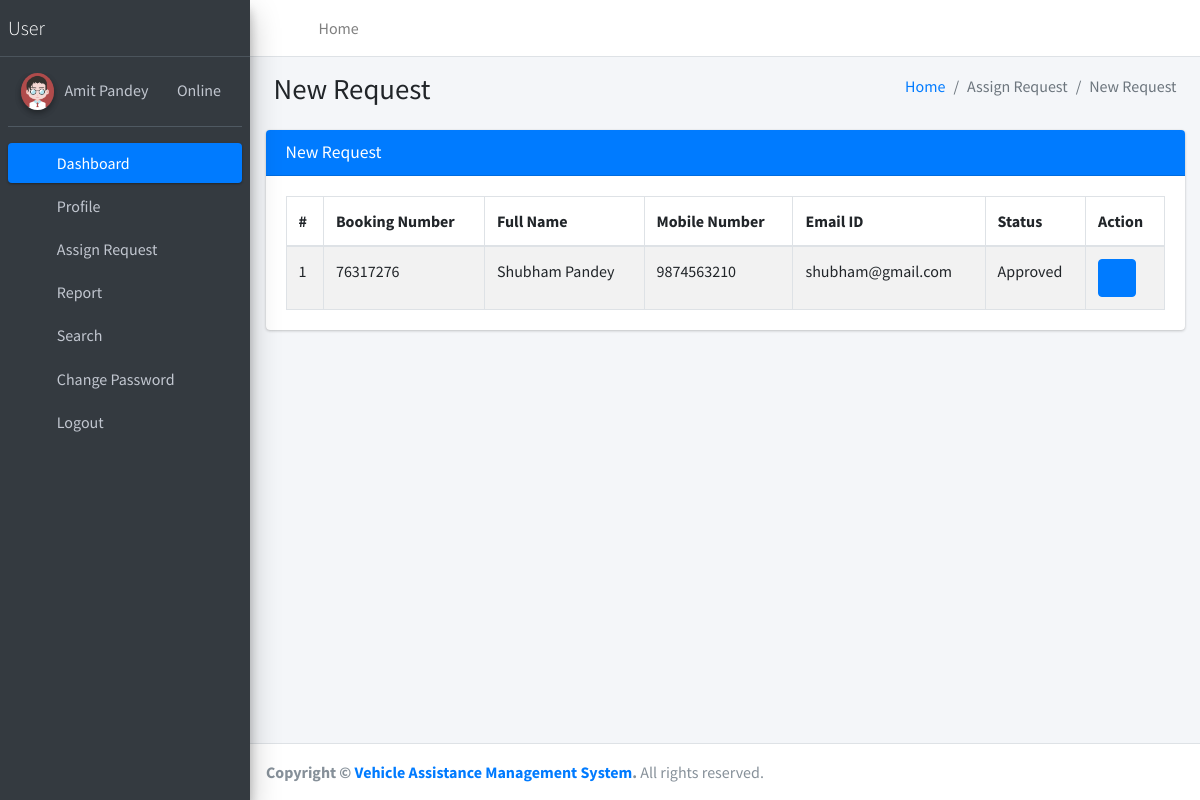
Page /newsRequest (signed in) on the committed database.
### vehicleassist/models.py (models this page shows, shortened)
class Book(models.Model):
    user = models.ForeignKey(User, on_delete=models.CASCADE, null=True)
    BookingNumber = models.CharField(max_length=150, null=True)
    PhoneNumber = models.CharField(max_length=15, null=True)
    PickupLoc = models.CharField(max_length=150, null=True)
    Destination = models.CharField(max_length=200, null=True)
    PickupDate = models.DateField(null=True)
    PickupTime = models.TimeField(null=True)
    DateofRequest = models.DateTimeField(auto_now_add=True)
    Remark = models.CharField(max_length=250, null=True)
    Status = models.CharField(max_length=150, null=True)
    AssignTo = models.ForeignKey(Driver, on_delete=models.CASCADE, null=True)
    UpdationDate = models.DateField(null=True)

### vehicleassist/views.py (the view)
# urls.py: path('newsRequest', newsRequest, name='newsRequest'),
def newsRequest(request):
    if not request.user.is_authenticated:
        return redirect('driverlogin')
    user = request.user
    driver = Driver.objects.get(user=user)
    book = Book.objects.filter(AssignTo=driver, Status='Approved')
    return render(request, 'driver/newsRequest.html', locals())

### vehicleassist/templates/driver/newsRequest.html
{% extends 'driverNavbar.html' %}
{% block main %}
<section class="content">
    <div class="content-header">
        <div class="container-fluid">
            <div class="row mb-2">
                <div class="col-sm-6">
                    <h1 class="m-0">New Request</h1>
                </div>
                <div class="col-sm-6">
                    <ol class="breadcrumb float-sm-right">
                        <li class="breadcrumb-item"><a href="{% url 'ddashboard' %}">Home</a></li>
                        <li class="breadcrumb-item active">Assign Request</li>
                        <li class="breadcrumb-item active">New Request</li>
                    </ol>
                </div>
            </div>
        </div>
    </div>
    <div class="container-fluid">
        <div class="row">
            <div class="col-md-12">
                <div class="card card-primary">
                    <div class="card-header">
                        <h3 class="card-title">New Request</h3>
                    </div>
                    <div class="card-body">
						<table id="example1" class="table table-bordered table-striped">
							<thead>
								<tr>
									<th>#</th>
									<th>Booking Number</th>
                                    <th>Full Name</th>
                                    <th>Mobile Number</th>
                                    <th>Email ID</th>
                                    <th>Status</th>
									<th>Action</th>
								</tr>
							</thead>
							<tbody>
                                {% for i in book %}
								<tr>
									<td>{{forloop.counter}}</td>
									<td>{{i.BookingNumber}}</td>
                                    <td>{{i.user.first_name}} {{i.user.last_name}}</td>
                                    <td>{{i.PhoneNumber}}</td>
                                    <td>{{i.user.username}}</td>
                                    {% if not i.Status %}
                                        <td>Not Update Yet</td>
                                    {% else %}
                                        <td>{{i.Status}}</td>
                                    {% endif %}
									<td>
										<div class="btn-group">
											<a class="btn btn-primary"
												href="{% url 'dviewRequestDetails' i.id %}"><i
												class="fa fa-eye"></i></a>
										</div>
									</td>
								</tr>
								{% endfor %}
							</tbody>
						</table>
					</div>
                </div>
            </div>
        </div>
    </div>
</section>
{% endblock %}

### vehicleassist/templates/driverNavbar.html (shortened to what this page needs)
{% load static %}
<!DOCTYPE html>
<html lang="en">
<head>
<link rel="stylesheet"
	href="{% static 'plugins/fontawesome-free/css/all.min.css' %}">
<link rel="stylesheet"
	href="https://code.ionicframework.com/ionicons/2.0.1/css/ionicons.min.css">
<link rel="stylesheet"
	href="{% static 'plugins/tempusdominus-bootstrap-4/css/tempusdominus-bootstrap-4.min.css' %}">
<link rel="stylesheet"
	href="{% static 'plugins/icheck-bootstrap/icheck-bootstrap.min.css' %}">
<link rel="stylesheet" href="{% static 'plugins/jqvmap/jqvmap.min.css' %}">
<link rel="stylesheet" href="{% static 'dist/css/adminlte.min.css' %}">
<link rel="stylesheet"
	href="{% static 'plugins/overlayScrollbars/css/OverlayScrollbars.min.css' %}">
<link rel="stylesheet"
	href="{% static 'plugins/daterangepicker/daterangepicker.css' %}">
<link rel="stylesheet"
	href="{% static 'plugins/summernote/summernote-bs4.min.css' %}">
</head>
<body class="hold-transition sidebar-mini layout-fixed">
	<div class="wrapper">
		<nav
			class="main-header navbar navbar-expand navbar-white navbar-light">
			<ul class="navbar-nav">
				<li class="nav-item"><a class="nav-link" data-widget="pushmenu"
					href="#" role="button"><i class="fas fa-bars"></i></a></li>
				<li class="nav-item d-none d-sm-inline-block"><a
					href="{% url 'dashboard' %}" class="nav-link">Home</a></li>
			</ul>
			<ul class="navbar-nav ml-auto">
				<li class="nav-item"><a class="nav-link"
					data-widget="fullscreen" href="#" role="button"> <i
						class="fas fa-expand-arrows-alt"></i>
				</a></li>
				<li class="nav-item"><a class="nav-link"
					data-widget="control-sidebar" data-controlsidebar-slide="true"
					href="#" role="button"> <i class="fas fa-th-large"></i>
				</a></li>
			</ul>
		</nav>
		<aside class="main-sidebar sidebar-dark-primary elevation-4">
			<a href="#" class="brand-link"> <img src=""
				<span class="brand-text font-weight-light">User</span>
			</a>
			<div class="sidebar">
				<div class="user-panel mt-3 pb-3 mb-3 d-flex">
					<div class="image">
						<img src="{% static 'dist/img/user2-160x160.jpg' %}"
							class="img-circle elevation-2" alt="User Image">
					</div>
					<div class="info">
						<a href="{% url 'profile' %}">{{request.user.first_name}} &nbsp;&nbsp;</a> <a href="#"><i
							class="fa fa-circle text-success"></i> Online</a>
					</div>
				</div>
				<nav class="mt-2">
					<ul class="nav nav-pills nav-sidebar flex-column"
						data-widget="treeview" role="menu" data-accordion="false">
						<li class="nav-item"><a href="{% url 'ddashboard' %}"
							class="nav-link active"> <i
								class="nav-icon fas fa-tachometer-alt"></i>
								<p>Dashboard</p>
						</a></li>
						<li class="nav-item"><a href="{% url 'profile' %}"
							class="nav-link"> <i class="nav-icon fas fa-user"></i>
								<p>Profile</p>
						</a></li>
						<li class="nav-item"><a href="#" class="nav-link"> <i
								class="nav-icon fas fa-copy"></i>
								<p>
									Assign Request <i class="fas fa-angle-left right"></i>
								</p>
						</a>
							</li>
						<li class="nav-item"><a href="#" class="nav-link"> <i
								class="nav-icon fas fa-tree"></i>
								<p>
									Report <i class="fas fa-angle-left right"></i>
								</p>
						</a>
						</li>
						<li class="nav-item"><a href="{% url 'dsearch' %}"
							class="nav-link"> <i class="nav-icon fas fa-search"></i>
								<p>Search</p>
						</a></li>
						<li class="nav-item"><a href="{% url 'dchangePassword' %}"
							class="nav-link"> <i class="nav-icon fas fa-cogs"></i>
								<p>Change Password</p>
						</a></li>
						<li class="nav-item"><a href="/logout" class="nav-link">
								<i class="nav-icon fas fa-power-off"></i>
								<p>Logout</p>
						</a></li>
					</ul>
				</nav>
			</div>
		</aside>
		<div class="content-wrapper">
			{% block main %}
			{% endblock %}
		</div>
		<footer class="main-footer">
			<strong>Copyright &copy; <a href="#">Vehicle Assistance Management System</a>.
			</strong> All rights reserved.
		</footer>
	</div>
</body>
</html>

### rows in the picture
Book: BookingNumber "76317276", user.first_name "Shubham", user.last_name "Pandey", PhoneNumber "9874563210", user.username "shubham@gmail.com", Status "Approved"

### other values in the picture
{{ request.user.first_name }} "Amit Pandey"
